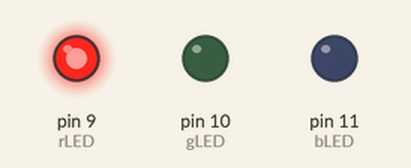
This sketch was run on a simulated Arduino Uno, built with avr-gcc and run on an emulated ATmega328P. Parts: output pins drawn as LEDs (lit = HIGH). Random numbers use the default seed unless the sketch sets one.

Above: at 0.15 s.
At 3.75 s:
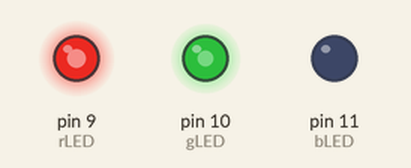
At 7.4 s:
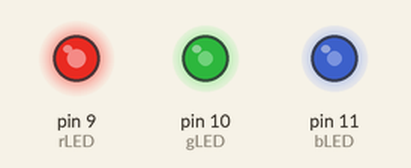
At 11.08 s:
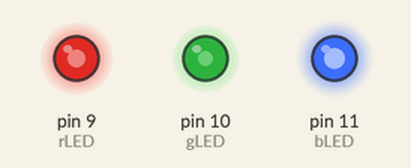
At 20.21 s:
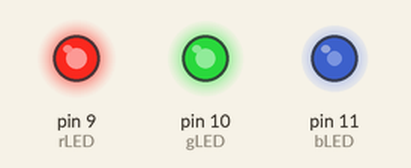
At 39.6 s:
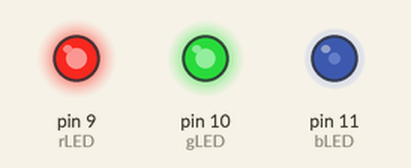
Timing chart, 0 to 40.0 s (numbered marks = the images above):
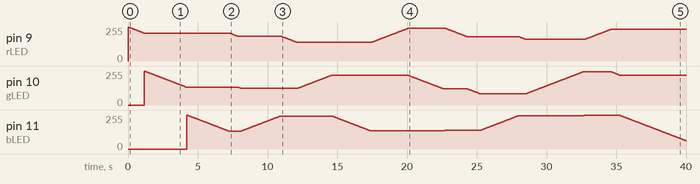

The sketch:

rgblamp.ino
```cpp
// define output LEDs
// using pins 9, 10 and 11 because they are PWM pins
#define rLED 9
#define gLED 10
#define bLED 11

// Init variables
// Counter
int i=0;
// Brightness values
int rBrightNew=255;
int gBrightNew=255;
int bBrightNew=255;
int rBrightOld=255;
int gBrightOld=255;
int bBrightOld=255;
int totalBrightness=0;
int minBrightness=461;
// Brightness compensation values, to even out differing LEDs
int rMax=256;
int gMax=256;
int bMax=256;
// Fade rate control
int fadeDelay=25;

void setup() {
  // Set up pins
  pinMode(rLED, OUTPUT);
  pinMode(gLED, OUTPUT);
  pinMode(bLED, OUTPUT);
  // Seed random number generator by reading value from unconnected pin
  randomSeed(analogRead(0));
  // Set up serial output for debugging
  Serial.begin(9600);
}

void loop() {
  // Create random brightness values and check if lamp is going to be too dim
  do {
    rBrightNew = random(rMax);
    gBrightNew = random(gMax);
    bBrightNew = random(bMax);
    totalBrightness = rBrightNew + gBrightNew + bBrightNew;
  }
  while (totalBrightness <= minBrightness);
  // Begin colour-cycling
  // Compare current and new brightness of red LED
  if (rBrightNew <= rBrightOld) {
    // Decrease brightness if new brightness < old brightness
    for (i=rBrightOld; i>=rBrightNew; i--) {
      analogWrite(rLED, i);
      delay(fadeDelay);
    }
    // Store current brightness as old brightness
    rBrightOld = rBrightNew;
  }
  else {
    // Increase brightness if new brightness > old brightness
    for (i=rBrightOld; i<=rBrightNew; i++) {
      analogWrite(rLED, i);
      delay(fadeDelay);
    }
    // Store current brightness as old brightness
    rBrightOld = rBrightNew;
  }
  // Compare current and new brightness of green LED
  if (gBrightNew <= gBrightOld) {
    // Decrease brightness if new brightness < old brightness
    for (i=gBrightOld; i>=gBrightNew; i--) {
      analogWrite(gLED, i);
      delay(fadeDelay);
    }
    // Store current brightness as old brightness
    gBrightOld = gBrightNew;
  }
  else {
    // Increase brightness if new brightness > old brightness
    for (i=gBrightOld; i<=gBrightNew; i++) {
      analogWrite(gLED, i);
      delay(fadeDelay);
    }
    // Store current brightness as old brightness
    gBrightOld = gBrightNew;
  }
  // Compare current and new brightness of red LED
  if (bBrightNew <= bBrightOld) {
    // Decrease brightness if new brightness < old brightness
    for (i=bBrightOld; i>=bBrightNew; i--) {
      analogWrite(bLED, i);
      delay(fadeDelay);
    }
    // Store current brightness as old brightness
    bBrightOld = bBrightNew;
  }
  else {
    // Increase brightness if new brightness > old brightness
    for (i=bBrightOld; i<=bBrightNew; i++) {
      analogWrite(bLED, i);
      delay(fadeDelay);
    }
    // Store current brightness as old brightness
    bBrightOld = bBrightNew;
  }
  // Debugging output
  // Serial.println("Cycle ended.");
}
```
